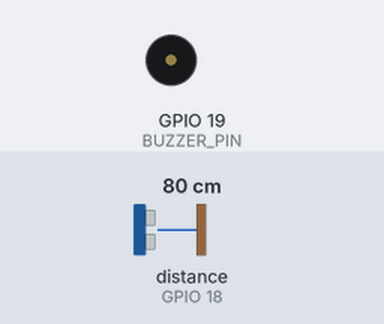
This sketch was run on a simulated ESP32. On the bench: buzzer (waves = sounding, pin HIGH). Wiring (inferred from the names in the program): ultrasonic range finder: trigger GPIO 5; echo GPIO 18. Inputs (shaded band) come from the test bench; at power-on: distance to the obstacle (sensor on GPIO 18) 80 cm. The echo pulse lasts 58.3 µs per cm; WiFi joins after 1.5 s; servers stay silent unless stated; pins used as bus, display or sensor lines are not drawn; what the sketch prints to the serial monitor is not drawn.

Above: at 2.7 s.
2.8 s: distance to the obstacle (sensor on GPIO 18) set to 56 cm
4.3 s: distance to the obstacle (sensor on GPIO 18) set to 46 cm
At 5.5 s:
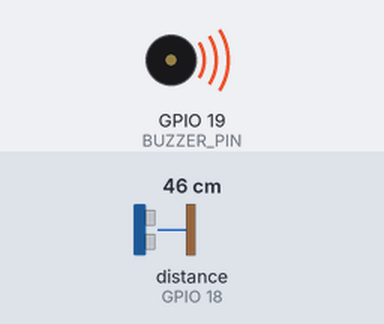
5.8 s: distance to the obstacle (sensor on GPIO 18) set to 60 cm
At 6.2 s:
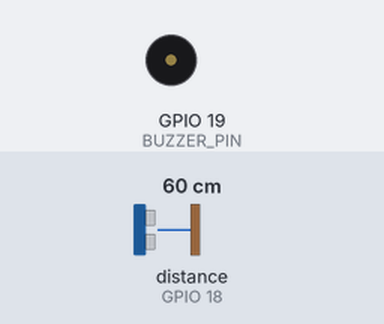
7.3 s: distance to the obstacle (sensor on GPIO 18) set to 2 cm
At 8.1 s:
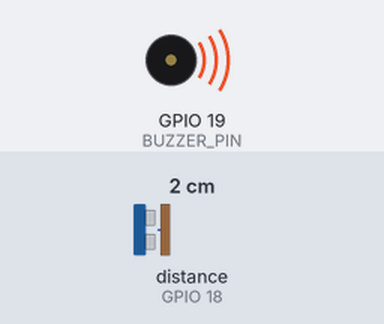
Timing chart, 0 to 9.8 s (numbered marks = the images above; inputs shaded):
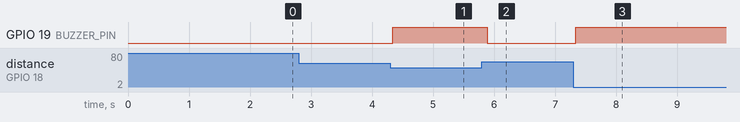

Measured:
- the behaviour switches between 51 and 50 cm on distance to the obstacle (sensor on GPIO 18) (found by bisection; images 0 and 1)
- after the input at 2.8 s, every drawn part: stays the same
- after the input at 4.3 s, GPIO 19 (BUZZER_PIN): LOW → HIGH at once
- after the input at 5.8 s, GPIO 19 (BUZZER_PIN): HIGH → LOW after 0.09 s
- after the input at 7.3 s, GPIO 19 (BUZZER_PIN): LOW → HIGH at once

The sketch:

tripwire.ino
```cpp
// ##################################################
// INCLUDE LIBRARIES AND DEFINE PINS
#include <WiFi.h>
#include <WebServer.h>
#define TRIG_PIN 5
#define ECHO_PIN 18
#define BUZZER_PIN 19
// ##################################################
// ENTER CORRECT WIFI NAME AND PASSWORD
const char* WIFI_SSID = "wifiname";
const char* WIFI_PASS = "wifipassword";
WebServer server(80);
// ##################################################
long distance = 0;
bool intruder = false;
bool lastIntruderState = false;
unsigned long intruderHoldMillis = 1000;
unsigned long intruderTimestamp = 0;
// ##################################################
// READ DISTANCE FROM HC-SR04
long readDistanceCM() {
  digitalWrite(TRIG_PIN, LOW);
  delayMicroseconds(2);
  digitalWrite(TRIG_PIN, HIGH);
  delayMicroseconds(10);
  digitalWrite(TRIG_PIN, LOW);
  long duration = pulseIn(ECHO_PIN, HIGH, 30000);
  return duration * 0.034 / 2;
}
// ##################################################
// HANDLE API REQUEST AND RETURN JSON STATE
void handleAPI() {
  String json = "{";
  json += "\"intruder\":" + String(intruder ? "true" : "false") + ",";
  json += "\"distance\":" + String(distance);
  json += "}";
  server.send(200, "application/json", json);
}

// ##################################################
// SETUP WIFI: CONNECT OR START AP
void setupWiFi() {
  WiFi.mode(WIFI_STA);
  WiFi.begin(WIFI_SSID, WIFI_PASS);

  int attempts = 0;
  while (WiFi.status() != WL_CONNECTED && attempts < 20) {
    delay(500);
    Serial.print(".");
    attempts++;
  }

  Serial.println();
  if (WiFi.status() == WL_CONNECTED) {
    Serial.println("Connected to WiFi: " + String(WIFI_SSID));
    Serial.print("Mode: STA\nIP Address: ");
    Serial.println(WiFi.localIP());
    Serial.println("API URL: http://" + WiFi.localIP().toString() + ":80/status");
  } else {
    Serial.println("WiFi not available, starting AP...");
    WiFi.softAP("ESP32_TripWire", "12345678");
    IPAddress ip = WiFi.softAPIP();
    Serial.println("Mode: AP\nSSID: ESP32_TripWire\nPassword: 12345678");
    Serial.print("API URL: http://" + ip.toString() + ":80/status");
  }
}
// ##################################################
// SETUP FUNCTION
void setup() {
  Serial.begin(115200);
  pinMode(TRIG_PIN, OUTPUT);
  pinMode(ECHO_PIN, INPUT);
  pinMode(BUZZER_PIN, OUTPUT);

  setupWiFi();

  server.on("/status", handleAPI);
  server.begin();
  Serial.println("\nAPI server started at /status");
}
// ##################################################
// MAIN LOOP: CHECK DISTANCE, BUZZER, AND INTRUDER STATE
void loop() {
  server.handleClient();
  long newDistance = readDistanceCM();
  distance = newDistance;
  bool detected = (distance > 0 && distance < 50);
  if (detected) {
    digitalWrite(BUZZER_PIN, HIGH);
    intruder = true;
    intruderTimestamp = millis();
  } else {
    digitalWrite(BUZZER_PIN, LOW);
    if (millis() - intruderTimestamp > intruderHoldMillis) {
      intruder = false;
    }
  }
  if (intruder != lastIntruderState || intruder) {
    lastIntruderState = intruder;
  }
  delay(100);
}
// #######################################################
```
